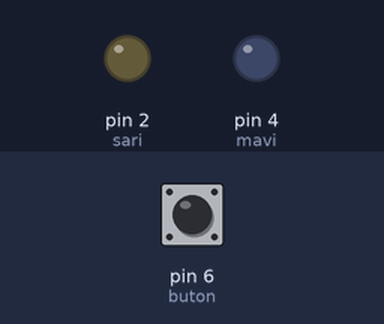
Recording of a sketch running on a simulated Arduino Uno, built with avr-gcc and run on an emulated ATmega328P. On the bench: output pins drawn as LEDs (lit = HIGH). The inputs (shaded band) are chosen by the test bench; at power-on: pin 6 (buton) LOW.

Above: at 1.2 s.
1.3 s: pin 6 (buton) pulled HIGH for 0.15 s
At 1.37 s:
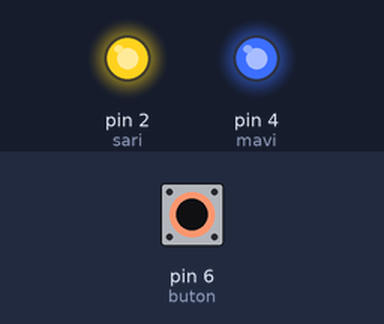
2.9 s: pin 6 (buton) pulled HIGH for 3.2 s
At 7.0 s:
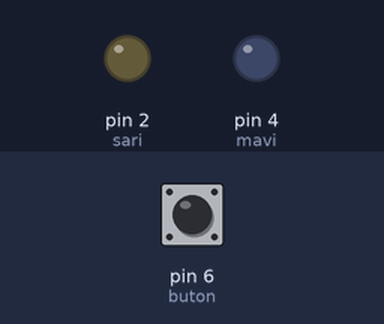
Timing chart, 0 to 8.5 s (numbered marks = the images above; inputs shaded):
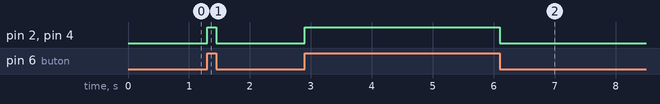

Measured:
- after the input at 1.3 s, pin 2 (sari), pin 4 (mavi): LOW → HIGH at once, → LOW 0.15 s later
- after the input at 2.9 s, pin 2 (sari), pin 4 (mavi): LOW → HIGH at once, → LOW 3.2 s later

The sketch:

ledbuton.ino
```cpp
int mavi = 4;
int sari = 2;
int state;
int buton = 6;
void setup() {
  pinMode(6,INPUT);
  pinMode(sari, OUTPUT);
  pinMode(mavi,OUTPUT);
}

// the loop function runs over and over again forever
void loop() {
  state = digitalRead(buton);
  if(state == 1){
    digitalWrite(sari,HIGH);
    digitalWrite(mavi,HIGH);
    }
    else{
    digitalWrite(sari,LOW);
    digitalWrite(mavi,LOW);
    }

}
```
